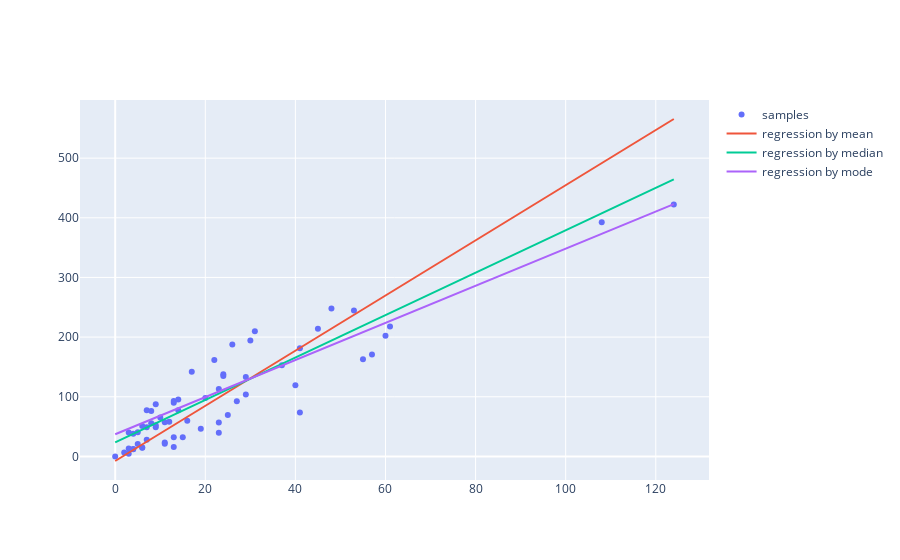

This figure's notebook cell:
### Code cell
import plotly.graph_objects as go

data = df.to_numpy().tolist()
b0_mean, b1_mean = coefficients_by_mean(data)
b0_median, b1_median = coefficients_by_median(data)
b0_mode, b1_mode = coefficients_by_mode(data)

xdat = list(range(0, 125))
ydat_mean = [b0_mean + b1_mean * x for x in range(0, 125)]
ydat_median = [b0_median + b1_median * x for x in range(0, 125)]
ydat_mode = [b0_mode + b1_mode * x for x in range(0, 125)]

fig = go.Figure()

fig.add_trace(go.Scatter(x=df['number of claims'], y = df['total payment'], mode = 'markers', name = 'samples'))
fig.add_trace(go.Scatter(x=xdat, y = ydat_mean, mode = 'lines', name = 'regression by mean'))
fig.add_trace(go.Scatter(x=xdat, y = ydat_median, mode = 'lines', name = 'regression by median'))
fig.add_trace(go.Scatter(x=xdat, y = ydat_mode, mode = 'lines', name = 'regression by mode'))

fig.show()
